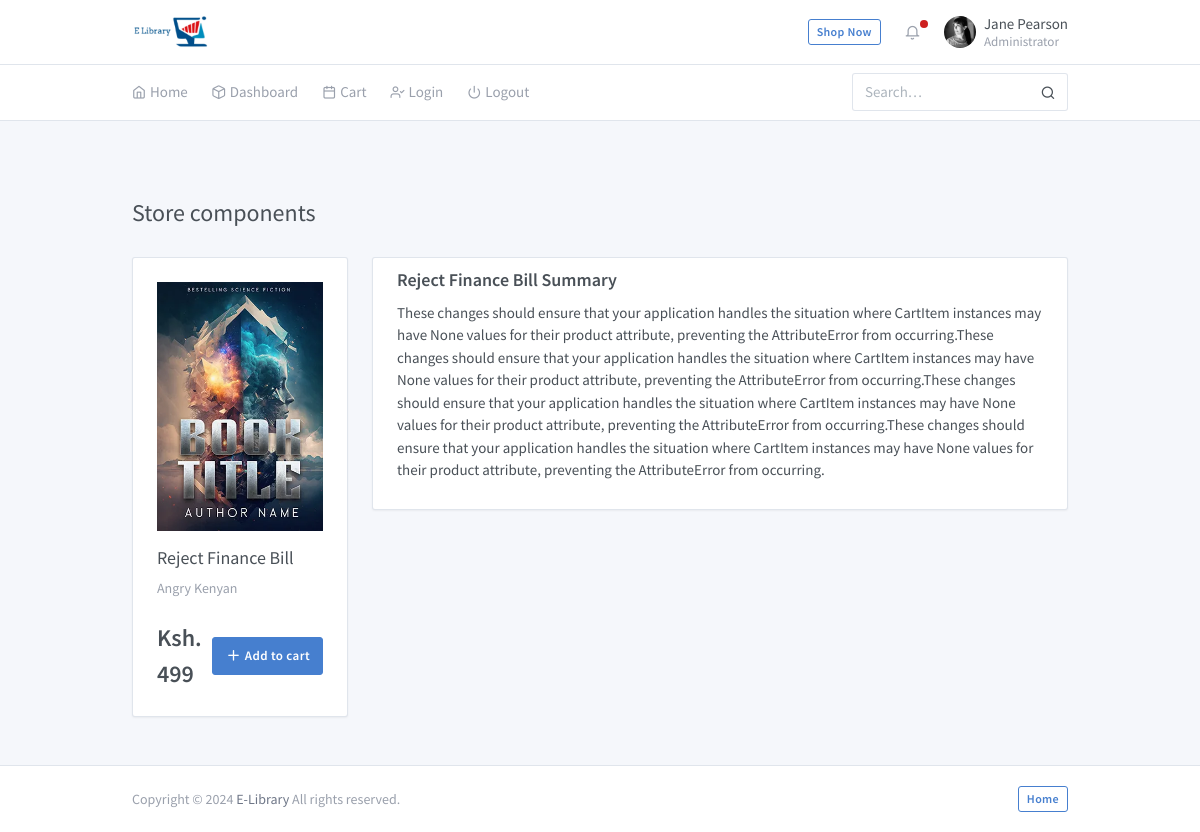
/book_detail/reject-finance-bill/, run on the app's committed database.
### elib/models.py (models this page shows, shortened)
class Books(models.Model):
    title = models.CharField(max_length=255, null=True)
    author = models.CharField(max_length=255, null=True)
    thumbnail = models.ImageField(upload_to='media', null=True)
    summary = models.TextField(null=True)
    price = models.PositiveIntegerField(null=True)
    stripe_price_id = models.CharField(max_length=255, blank=True, null=True)
    isbn = models.CharField(max_length=13, null=True)
    genre = models.ForeignKey(Genre, on_delete=models.CASCADE, null=True)
    availability = models.BooleanField(default=True, null=True)
    slug = models.SlugField(max_length=100, unique=True, blank=True)
    class Meta:
        verbose_name_plural = "Books"

### elib/views.py (the view)
# urls.py: path('book_detail/<slug:slug>/', views.book_detail, name='book_detail'),
def book_detail(request, slug):
    book = get_object_or_404(Books, slug=slug)
    return render(request, 'book_details.html', {'book': book})

### elib/templates/book_details.html (shortened to what this page needs)
{% extends "base2.html" %}
{% load static %}
{% block start %}
<div class="my-3 my-md-5">
    <div class="container">
      <div class="page-header">
        <h1 class="page-title">
          Store components
        </h1>
      </div>
      <div class="row row-cards">
        <div class="col-lg-3">
          <div class="row">
            <div class="col-md-6 col-lg-12">
              <div class="card">
                <div class="card-body">
                  {% if book.thumbnail %}
                  <div class="mb-4 text-center">
                    <img src="{{ book.thumbnail.url }}" alt="Apple iPhone 7 128GB" class="img-fluid">
                  </div>
                  {% endif %}
                  <h4 class="card-title"><a href="javascript:void(0)">{{ book.title }}</a></h4>
                  <div class="card-subtitle">
                    {{ book.author }}
                  </div>
                  <div class="mt-5 d-flex align-items-center">
                    <div class="product-price">
                      <strong>Ksh. {{ book.price }}</strong>
                    </div>
                    <div class="ml-auto">
                      <a href="{% url 'elib:add_to_cart' book.id %}" class="btn btn-primary"><i class="fe fe-plus"></i> Add to cart</a>
                    </div>
                  </div>
                </div>
              </div>
            </div>
          </div>
        </div>
        <div class="col-lg-9">
          <div class="card">
            <table class="table card-table table-vcenter">
              <tr>
                <td>
                  <h4>{{ book.title }} Summary</h4>
                  <p>{{ book.summary }}</p>
                </td>
              </tr>
            </table>
          </div>
        </div>
      </div>
    </div>
  </div>
{% endblock start %}

### data on the page
Books: thumbnail (picture), title "Reject Finance Bill", author "Angry Kenyan", price "499", summary "These changes should ensure that your application handles the situation where CartItem instances may have None values for their product attribute, preventing the AttributeError from occurring.These changes should ensure that your application handles the situation where CartItem instances may have None values for their product attribute, preventing the AttributeError from occurring.These changes should ensure that your application handles the situation where CartItem instances may have None values for their product attribute, preventing the AttributeError from occurring.These changes should ensure that your application handles the situation where CartItem instances may have None values for…"
